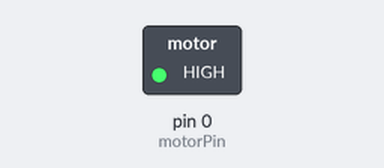
A sketch run on a simulated Arduino Uno, built with avr-gcc and run on an emulated ATmega328P. Shown: switched loads named in the sketch (green lamp = pin HIGH). Dashed ring = blinking.

Above: at 0.5 s.
Timing chart, 0 to 4.6 s (numbered marks = the images above):
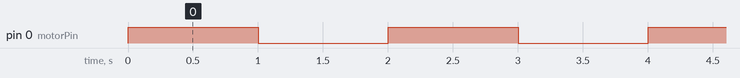

Measured:
- by itself, pin 0 (motorPin): alternates HIGH for 1.0 s and LOW for 1.0 s

The sketch:

Transistor_Switch_Arduino_Demo.ino
```cpp
int motorPin = 0;

void setup() {
  pinMode(motorPin, OUTPUT); // sets the digital pin as output
}

void loop() {
  digitalWrite(motorPin, HIGH);   // sets the LED on
  delay(1000);                  // waits for a second
  digitalWrite(motorPin, LOW);    // sets the LED off
  delay(1000);                  // waits for a second
}
```
